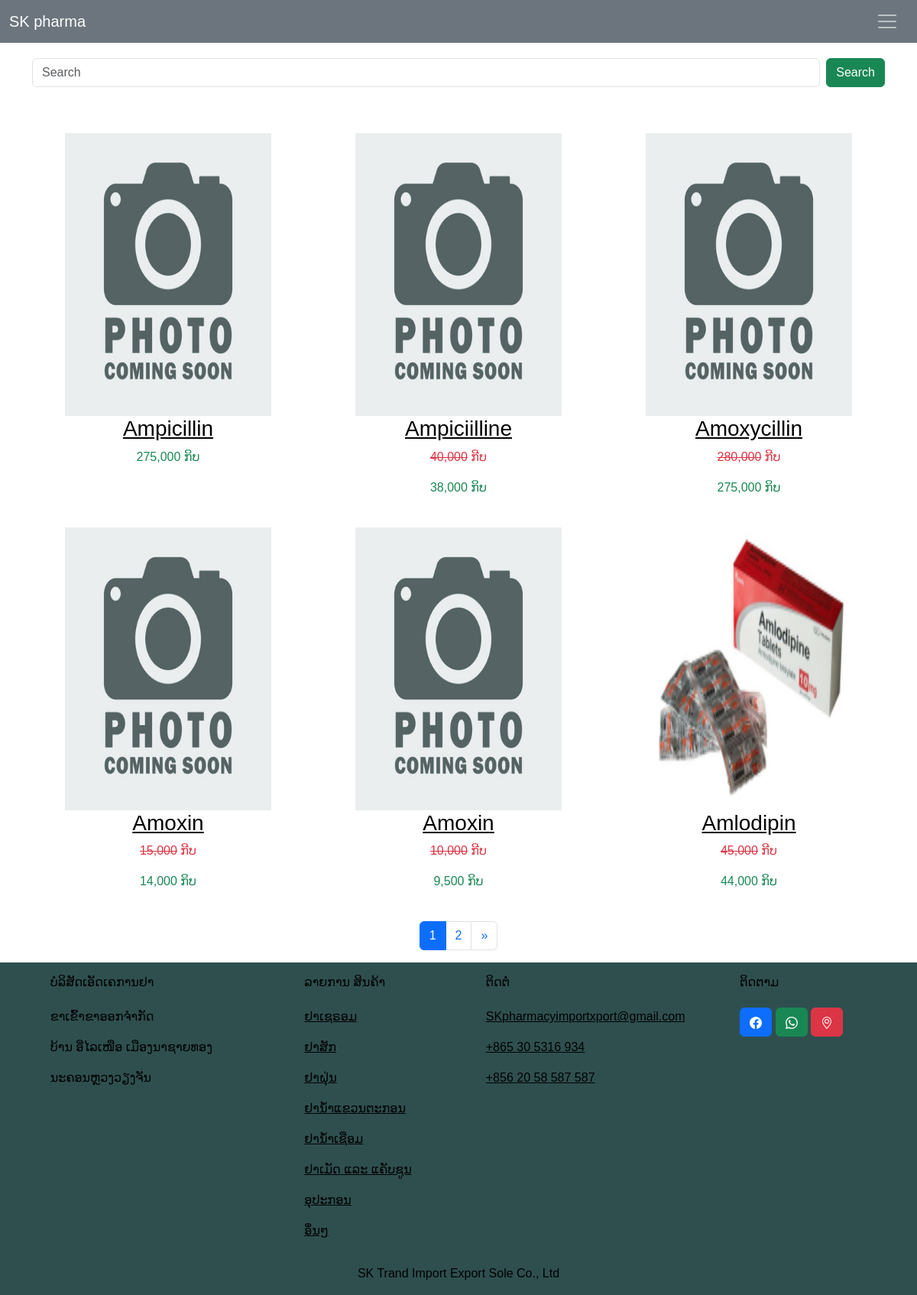
The page / on the database its author committed.
### app_items/models.py (models this page shows, shortened)
class ItemProduct(models.Model):
    name_item = models.CharField(max_length=55)
    dosage_item = models.CharField(max_length=55, null=True, blank=True)
    unit_item = models.ForeignKey(ItemUint, on_delete=models.CharField, null=True, blank=True)
    size_item = models.CharField(max_length=55, null=True, blank=True)
    company_item = models.ForeignKey(ItemCompany, on_delete=models.CASCADE, null=True, blank=True)
    price = models.IntegerField(null=True, blank=True, default=0)
    price_del = models.IntegerField(null=True, blank=True, default=0)
    category_item = models.ForeignKey(ItemCategory, on_delete=models.CASCADE, null=True, blank=True)
    type_item = models.ForeignKey(ItemType, on_delete=models.CASCADE, blank=True)
    description = models.TextField(max_length=500, blank=True, null=True)
    img_item = models.ImageField(max_length=55, blank=True, null=True, default="img_coming_soom.jpg")
    slug = models.SlugField(default="", null=False)
    def price_group(self):
        s = '%d' % self.price
        groups = []
        while s and s[-1].isdigit():
            groups.append(s[-3:])
            s = s[:-3]
        return s + ','.join(reversed(groups))
    def price_del_group(self):
        s = '%d' % self.price_del
        groups = []
        while s and s[-1].isdigit():
            groups.append(s[-3:])
            s = s[:-3]
        return s + ','.join(reversed(groups))

class ItemCategory(models.Model):
    category_item = models.CharField(max_length=255, unique=True, null=True, blank=True)

### app_items/views.py (the view)
# urls.py: path("", index, name="index"),
def index(request: HttpRequest):
    categories_product = category(request)
    items = page_item(request)  # items
    context = {
        'categories': categories_product,
        'items': items
    }
    return render(request, "index.html", context)

### app_items/views.py (called while the page is built)
def page_item(request: HttpRequest):
    itemsPerpage = 6
    items = ItemProduct.objects.all().order_by("-id") # items [:6]
    paginator = Paginator(items, itemsPerpage)
    try:
        page = int(request.GET.get('page', '1')) # paginate
    except:
        page = 1
    try:
        item = paginator.page(page)
    except (EmptyPage, InvalidPage):
        item = paginator.page(Paginator.num_pages)
    return item

def category(requset: HttpRequest):
    categories = ItemCategory.objects.order_by("pk")
    res = []
    [res.append(i) for i in categories if i not in res]
    return res

### app_items/templates/index.html
{% extends 'components/base.html' %}
{% load static %}
{% block content %}
<div class="container">
  <div class="row">
    {% for item in items %}
    <div class="col-sm-6 col-lg-4 text-center item mb-4">
      <a href="{% url 'single_item' item.id %}">
        <img src="{{ item.img_item.url }}" alt="Image" width="270" height="370"
      /></a>
      <h3 class="text-dark"><a href="#">{{ item.name_item }}</a></h3>
      {% if item.price_del > 1 %}
      <p class="price text-danger"><del>{{ item.price_del_group }}</del> ກີບ</p>
      {% endif %}
      <p class="price text-success">{{ item.price_group }} ກິບ</p>
    </div>
    {% endfor %}
  </div>
</div>
{% endblock %}

### app_items/templates/components/base.html (shortened to what this page needs)
{% load static %}
<!DOCTYPE html>
<html lang="en">
<head>
  {% load bootstrap5 %}
  {% bootstrap_css %}
  <link rel="stylesheet" href="{% static 'css/style.css' %}">
</head>
<body>
  {% include 'components/site_header.html' %}
  {% block content %}{% endblock %}
  {% include 'components/site_footer.html' %}
</body>
</html>

### app_items/templates/components/site_header.html (shortened to what this page needs)
{% load static %}
<nav class="navbar navbar-dark bg-secondary text-white fixed-top">
  <div class="container-fluid">
    <a class="navbar-brand" href="/admin">SK pharma</a>
    <button
      class="navbar-toggler"
      type="button"
      data-bs-toggle="offcanvas"
      data-bs-target="#offcanvasDarkNavbar"
      aria-controls="offcanvasDarkNavbar"
    >
      <span class="navbar-toggler-icon"></span>
    </button>
  </div>
</nav>
<div class="container">
 <div class="search">
  <form class="d-flex mt-3" role="search" action="{% url 'search' %}" method="POST">
    <input class="form-control me-2" type="text" name="name_item" placeholder="Search" aria-label="Search" />
    <button class="btn btn-success" type="submit" name="submit" value="Search">Search</button>
  </form>
</div>
</div>

### app_items/templates/components/site_footer.html (shortened to what this page needs)
{% load static %}
{% if items.paginator.num_pages > 1 %}
<div class="container">
  <div class="pagenumber" >
  <nav aria-label="Page navigation example">
    <ul class="pagination justify-content-center">
      {% for page_number in items.paginator.page_range %}
      {% if items.number == page_number %}
      <li class="page-item active"><a class="page-link">{{ page_number }}</a></li>
      {% else %}
      <li class="page-item "><a class="page-link" href="?page={{page_number}}">{{ page_number }}</a></li>
      {% endif %}
      {% endfor %}
      {% if items.has_next %}
      <li class="page-item">
        <a class="page-link" href="?page={{ items.next_page_number }}" aria-label="Next">
          <span aria-hidden="true">&raquo;</span>
        </a>
      </li>
      {% endif %}
    </ul>
  </nav>
</div>
</div>
{% endif %}
<footer
  class="text-left text-lg-start text-black"
>
  <div class="container">
    <section class="">
      <div class="row">
        <div class="col-md-3 col-lg-3 col-xl-3 mx-auto mt-3">
          <h6 class="mb-4 font-weight-bold">ບໍລິສັດເອັດເຄການຢາ</h6>
          <p>ຂາເຂົ້າຂາອອກຈຳກັດ</p>
          <p>ບ້ານ ອີ່ໄລເໜືອ ເມືອງນາຊາຍທອງ</p>
          <p>ນະຄອນຫຼວງວຽງຈັນ</p>
        </div>
        <div class="col-md-2 col-lg-2 col-xl-2 mx-auto mt-3">
          <h6 class="mb-4 font-weight-bold">ລາຍການ ສິນຄ້າ</h6>
          {% for category in categories%}
          <p>
            <a class="text-black" href="{% url 'category' category.category_item %}">{{ category.category_item}}</a>
          </p>
          {% endfor %}
        </div>
        <div class="col-md-4 col-lg-3 col-xl-3 mx-auto mt-3">
          <h6 class="mb-4 font-weight-bold">ຕິດຕໍ່</h6>
          <p>
            <a href="mailto:SKpharmacyimportxport@gmail.com"
              >SKpharmacyimportxport@gmail.com</a>
          </p>
          <p>
            <a href="tel:+865 30 5316 934">+865 30 5316 934</a>
          </p>
          <p>
            <a href="tel:+856 20 58 587 587">+856 20 58 587 587</a>
          </p>
        </div>
        <div class="col-md-3 col-lg-2 col-xl-2 mx-auto mt-3">
          <h6 class="mb-4 font-weight-bold">ຕິດຕາມ</h6>
          <a
            name="facebook"
            id="Facebook"
            class="btn btn-primary"
            href="https://www.facebook.com/profile.php?id=100089582071814"
            role="button"
          >
          </a>
          <a
            name="Whatsapp"
            id="Whatsapp"
            class="btn btn-success"
            href="https://wa.me/+8562058587578?text=ສະບາຍດີ"
            role="button"
          >
          </a>
              <path
                d="M0 7.76C0 3.301 3.493 0 8 0s8 3.301 8 7.76-3.493 7.76-8 7.76c-.81 0-1.586-.107-2.316-.307a.639.639 0 0 0-.427.03l-1.588.702a.64.64 0 0 1-.898-.566l-.044-1.423a.639.639 0 0 0-.215-.456C.956 12.108 0 10.092 0 7.76zm5.546-1.459-2.35 3.728c-.225.358.214.761.551.506l2.525-1.916a.48.48 0 0 1 .578-.002l1.869 1.402a1.2 1.2 0 0 0 1.735-.32l2.35-3.728c.226-.358-.214-.761-.551-.506L9.728 7.381a.48.48 0 0 1-.578.002L7.281 5.98a1.2 1.2 0 0 0-1.735.32z"
              /></svg
          <a
            name="Location"
            id="Location"
            class="btn btn-danger"
            href="https://goo.gl/maps/PLDnY9YkpJ73ZRPS6"
            role="button"
            ></a>
        </div>
      </div>
    </section>
  </div>
  <div class="text-center p-3"
    © 2023 Copyright:
    <a class="text-black">SK Trand Import Export Sole Co., Ltd</a>
  </div>
</footer>

### app_items/static/css/style.css (style rules this page uses)
:root { --dark: darkslategray; }
* { margin: 0; padding: 0; box-sizing: border-box; font-family: 'Noto Sans Lao Looped', sans-serif; }
body { height: 100vh; background-image: './images/bg_1.jpg'; }
.navbar-toggler { border: none; }
footer { background-color: var(--dark); }
a { color: #000; }
.search { padding-top: 60px; padding-bottom: 60px; }

### rows shown on the page
ItemProduct: img_item (picture), name_item "Ampicillin", price_group "275,000"
ItemProduct: img_item (picture), name_item "Ampiciilline", price_del_group "40,000", price_group "38,000"
ItemProduct: img_item (picture), name_item "Amoxycillin", price_del_group "280,000", price_group "275,000"
ItemProduct: img_item (picture), name_item "Amoxin", price_del_group "15,000", price_group "14,000"
ItemProduct: img_item (picture), name_item "Amoxin", price_del_group "10,000", price_group "9,500"
ItemProduct: img_item (picture), name_item "Amlodipin", price_del_group "45,000", price_group "44,000"
ItemCategory: category_item "ຢາເຊຣອມ"
ItemCategory: category_item "ຢາສັກ"
ItemCategory: category_item "ຢາຝຸ່ນ"
ItemCategory: category_item "ຢານ້ຳແຂວນຕະກອນ"
ItemCategory: category_item "ຢານ້ຳເຊືອມ"
ItemCategory: category_item "ຢາເມັດ ແລະ ແຄັບຊູນ"
ItemCategory: category_item "ອຸປະກອນ"
ItemCategory: category_item "ອຶ່ນໆ"

### other values the page prints
{{ page_number }} "1"
{{ page_number }} "2"
